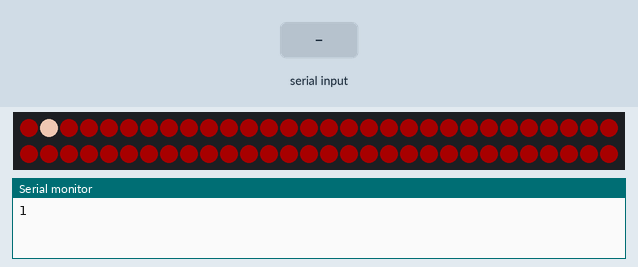
A sketch run on a simulated Arduino MKR. Shown: 60 RGB LEDs in strip order, left to right, continuing on the next row, the last lines printed to the serial monitor. Inputs (shaded band) come from the test bench. The local clock reads 2024-03-15 10:24:30 at power-on unless the sketch sets it.

Above: at 1.2 s.
1.3 s: "90,45,200\n" received over Serial
At 1.9 s:
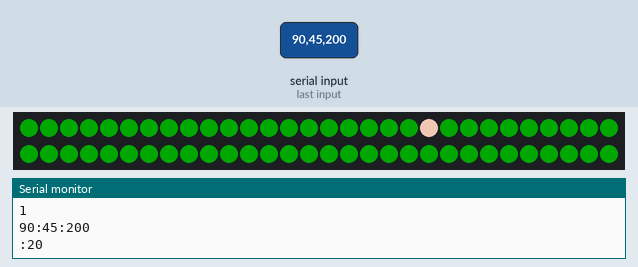
2.8 s: "30,150,10\n" received over Serial
At 4.2 s:
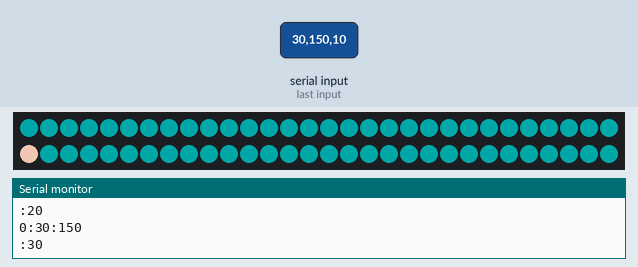
5.8 s: "1,90,45\n" received over Serial
At 6.5 s:
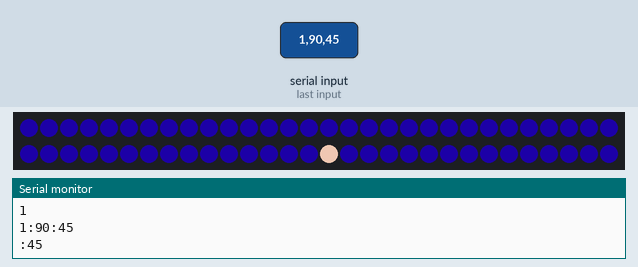
7.3 s: "90,45\n" received over Serial
8.8 s: "30,150\n" received over Serial
At 9.9 s:
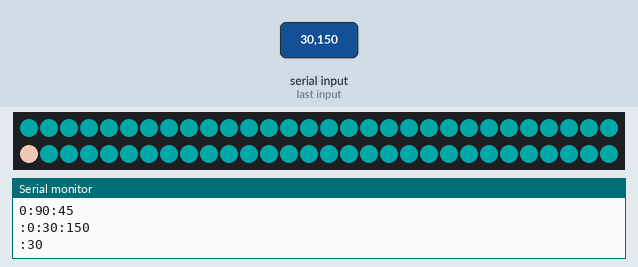
Timing chart, 0 to 11.8 s (numbered marks = the images above; inputs shaded):
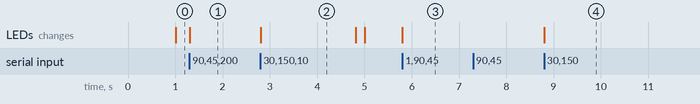

The sketch:

ClockWS2812.ino
```cpp
/*
  Example of how to use the realtime clock
  The current second shows up white, and all the pixels fade through the color wheel
  once per second
*/
#include <RTCZero.h>
#include <Adafruit_NeoPixel.h>

const int neoPixelPin = 0;  // control pin
const int pixelCount = 60;    // number of pixels

// set up strip:
Adafruit_NeoPixel strip = Adafruit_NeoPixel(pixelCount, neoPixelPin, NEO_GRBW + NEO_KHZ800);

RTCZero rtc;
int hours = 0;
int minutes = 0;
int seconds = 0;
int lastSecond = 0;

void setup() {
  Serial.begin(9600);
  rtc.begin();
  rtc.setTime(hours, minutes, seconds);
  strip.begin();
  strip.clear();
  strip.show();
}

void loop() {
  // listen for serial input to set the time:
  readTimeString();
  // get current second
  int thisSecond = rtc.getSeconds();

  // if the second has changed, change the corresponding pixel:
  if (thisSecond != lastSecond) {
    strip.setPixelColor(thisSecond, 0x98341200);  // a warm-ish white
    strip.setPixelColor(lastSecond, 0);           // turn off previous second's pixel
    lastSecond = thisSecond;
    Serial.println(thisSecond);
  }

  // loop over all the pixels, setting the hue using the current second:T
  for (int p = 0; p < pixelCount; p++) {
    // set hue according to color wheel and seconds
    unsigned int hue = map(thisSecond, 0, 60, 0, 65535);
    // get RGB from HSV:
    unsigned long color = strip.ColorHSV(hue, 255, 127);
    // do a gamma correction:
    unsigned long correctedColor = strip.gamma32(color);
    // the current second should be white, so don't set it:
    if (p != thisSecond) {
      strip.setPixelColor(p, correctedColor);   // set the color for this pixel
    }

  }
  // update the strip:
  strip.show();
}

// looks for a numeric string like this:  hh:mm:ss
// uses hh to set hours, mm to set minutes, and ss to set seconds

void readTimeString() {
  // if there is any incoming serial data:
  if (Serial.available() > 0) {
    // listen for hh:mm:ss:
    hours = Serial.parseInt();
    minutes = Serial.parseInt();
    seconds = Serial.parseInt();
    // set the time from the serial input string:
    rtc.setTime(hours, minutes, seconds);
    // print it:
    Serial.print(hours);
    Serial.print(":");
    Serial.print(minutes);
    Serial.print(":");
    Serial.println(seconds);
    Serial.print(":");
  }

}
```

Measured:
- after the input at 1.3 s, the LEDs: change at once (image 1)
- after the input at 2.8 s, the LEDs: change at once (image 2)
- after the input at 5.8 s, the LEDs: change at once (image 3)
- after the input at 8.8 s, the LEDs: change at once (image 4)
- what the display in image 2 shows lasts 2.0 s, from 2.8 s to 4.8 s
